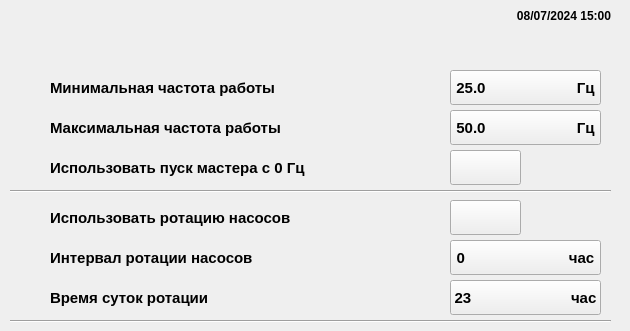
     <widget class="QWidget" name="Settings_Station_Settings_General_Pumps_Parameters_page">
      <widget class="QLabel" name="station_settings_general_pumps_parameters_time_label">
       <property name="geometry">
        <rect>
         <x>480</x>
         <y>0</y>
         <width>141</width>
         <height>31</height>
        </rect>
       </property>
       <property name="font">
        <font>
         <family>Arial</family>
         <pointsize>9</pointsize>
         <weight>75</weight>
         <bold>true</bold>
        </font>
       </property>
       <property name="text">
        <string>08/07/2024 15:00   </string>
       </property>
       <property name="alignment">
        <set>Qt::AlignRight|Qt::AlignTrailing|Qt::AlignVCenter</set>
       </property>
      </widget>
      <widget class="QLabel" name="station_settings_general_pumps_parameters_icon_label_1_1">
       <property name="geometry">
        <rect>
         <x>10</x>
         <y>70</y>
         <width>40</width>
         <height>35</height>
        </rect>
       </property>
       <property name="text">
        <string/>
       </property>
      </widget>
      <widget class="QLabel" name="label_126">
       <property name="geometry">
        <rect>
         <x>50</x>
         <y>70</y>
         <width>261</width>
         <height>35</height>
        </rect>
       </property>
       <property name="font">
        <font>
         <family>Arial</family>
         <pointsize>11</pointsize>
         <weight>75</weight>
         <bold>true</bold>
        </font>
       </property>
       <property name="text">
        <string>Минимальная частота работы</string>
       </property>
      </widget>
      <widget class="QPushButton" name="station_settings_general_pumps_parameters_minimal_operating_frequency_pushButton">
       <property name="geometry">
        <rect>
         <x>450</x>
         <y>70</y>
         <width>151</width>
         <height>35</height>
        </rect>
       </property>
       <property name="font">
        <font>
         <family>Arial</family>
         <pointsize>11</pointsize>
         <weight>75</weight>
         <bold>true</bold>
        </font>
       </property>
       <property name="text">
        <string>25.0                      Гц</string>
       </property>
      </widget>
      <widget class="QPushButton" name="station_settings_general_pumps_parameters_maximal_operating_frequency_pushButton">
       <property name="geometry">
        <rect>
         <x>450</x>
         <y>110</y>
         <width>151</width>
         <height>35</height>
        </rect>
       </property>
       <property name="font">
        <font>
         <family>Arial</family>
         <pointsize>11</pointsize>
         <weight>75</weight>
         <bold>true</bold>
        </font>
       </property>
       <property name="text">
        <string>50.0                      Гц</string>
       </property>
      </widget>
      <widget class="QLabel" name="shield_26_label">
       <property name="geometry">
        <rect>
         <x>410</x>
         <y>70</y>
         <width>40</width>
         <height>35</height>
        </rect>
       </property>
       <property name="text">
        <string/>
       </property>
      </widget>
      <widget class="QLabel" name="shield_27_label">
       <property name="geometry">
        <rect>
         <x>410</x>
         <y>110</y>
         <width>40</width>
         <height>35</height>
        </rect>
       </property>
       <property name="text">
        <string/>
       </property>
      </widget>
      <widget class="QLabel" name="shield_28_label">
       <property name="geometry">
        <rect>
         <x>410</x>
         <y>150</y>
         <width>40</width>
         <height>35</height>
        </rect>
       </property>
       <property name="text">
        <string/>
       </property>
      </widget>
      <widget class="QLabel" name="shield_29_label">
       <property name="geometry">
        <rect>
         <x>410</x>
         <y>200</y>
         <width>40</width>
         <height>35</height>
        </rect>
       </property>
       <property name="text">
        <string/>
       </property>
      </widget>
      <widget class="QLabel" name="shield_30_label">
       <property name="geometry">
        <rect>
         <x>410</x>
         <y>240</y>
         <width>40</width>
         <height>35</height>
        </rect>
       </property>
       <property name="text">
        <string/>
       </property>
      </widget>
      <widget class="QLabel" name="shield_31_label">
       <property name="geometry">
        <rect>
         <x>410</x>
         <y>280</y>
         <width>40</width>
         <height>35</height>
        </rect>
       </property>
       <property name="text">
        <string/>
       </property>
      </widget>
      <widget class="QPushButton" name="station_settings_general_pumps_parameters_start_using_master_from_0_Hz_pushButton">
       <property name="geometry">
        <rect>
         <x>450</x>
         <y>150</y>
         <width>71</width>
         <height>35</height>
        </rect>
       </property>
       <property name="font">
        <font>
         <family>Arial</family>
         <pointsize>11</pointsize>
         <weight>75</weight>
         <bold>true</bold>
        </font>
       </property>
       <property name="text">
        <string/>
       </property>
      </widget>
      <widget class="QPushButton" name="station_settings_general_pumps_parameters_use_pump_rotation_pushButton">
       <property name="geometry">
        <rect>
         <x>450</x>
         <y>200</y>
         <width>71</width>
         <height>35</height>
        </rect>
       </property>
       <property name="font">
        <font>
         <family>Arial</family>
         <pointsize>11</pointsize>
         <weight>75</weight>
         <bold>true</bold>
        </font>
       </property>
       <property name="text">
        <string/>
       </property>
      </widget>
      <widget class="QPushButton" name="station_settings_general_pumps_parameters_pump_rotation_interval_pushButton">
       <property name="geometry">
        <rect>
         <x>450</x>
         <y>240</y>
         <width>151</width>
         <height>35</height>
        </rect>
       </property>
       <property name="font">
        <font>
         <family>Arial</family>
         <pointsize>11</pointsize>
         <weight>75</weight>
         <bold>true</bold>
        </font>
       </property>
       <property name="text">
        <string>0                         час</string>
       </property>
      </widget>
      <widget class="QPushButton" name="station_settings_general_pumps_parameters_pump_rotation_time_of_day_pushButton">
       <property name="geometry">
        <rect>
         <x>450</x>
         <y>280</y>
         <width>151</width>
         <height>35</height>
        </rect>
       </property>
       <property name="font">
        <font>
         <family>Arial</family>
         <pointsize>11</pointsize>
         <weight>75</weight>
         <bold>true</bold>
        </font>
       </property>
       <property name="text">
        <string>23                        час</string>
       </property>
      </widget>
      <widget class="QLabel" name="station_settings_general_pumps_parameters_icon_label_1_2">
       <property name="geometry">
        <rect>
         <x>10</x>
         <y>110</y>
         <width>40</width>
         <height>35</height>
        </rect>
       </property>
       <property name="text">
        <string/>
       </property>
      </widget>
      <widget class="QLabel" name="station_settings_general_pumps_parameters_icon_label_2">
       <property name="geometry">
        <rect>
         <x>10</x>
         <y>150</y>
         <width>40</width>
         <height>35</height>
        </rect>
       </property>
       <property name="text">
        <string/>
       </property>
      </widget>
      <widget class="QLabel" name="station_settings_general_pumps_parameters_icon_label_3">
       <property name="geometry">
        <rect>
         <x>10</x>
         <y>200</y>
         <width>40</width>
         <height>35</height>
        </rect>
       </property>
       <property name="text">
        <string/>
       </property>
      </widget>
      <widget class="QLabel" name="station_settings_general_pumps_parameters_icon_label_4">
       <property name="geometry">
        <rect>
         <x>10</x>
         <y>240</y>
         <width>40</width>
         <height>35</height>
        </rect>
       </property>
       <property name="text">
        <string/>
       </property>
      </widget>
      <widget class="QLabel" name="station_settings_general_pumps_parameters_icon_label_5">
       <property name="geometry">
        <rect>
         <x>10</x>
         <y>280</y>
         <width>40</width>
         <height>35</height>
        </rect>
       </property>
       <property name="text">
        <string/>
       </property>
      </widget>
      <widget class="QLabel" name="label_132">
       <property name="geometry">
        <rect>
         <x>50</x>
         <y>110</y>
         <width>261</width>
         <height>35</height>
        </rect>
       </property>
       <property name="font">
        <font>
         <family>Arial</family>
         <pointsize>11</pointsize>
         <weight>75</weight>
         <bold>true</bold>
        </font>
       </property>
       <property name="text">
        <string>Максимальная частота работы</string>
       </property>
      </widget>
      <widget class="QLabel" name="label_133">
       <property name="geometry">
        <rect>
         <x>50</x>
         <y>150</y>
         <width>261</width>
         <height>35</height>
        </rect>
       </property>
       <property name="font">
        <font>
         <family>Arial</family>
         <pointsize>11</pointsize>
         <weight>75</weight>
         <bold>true</bold>
        </font>
       </property>
       <property name="text">
        <string>Использовать пуск мастера с 0 Гц</string>
       </property>
      </widget>
      <widget class="QLabel" name="label_134">
       <property name="geometry">
        <rect>
         <x>50</x>
         <y>200</y>
         <width>261</width>
         <height>35</height>
        </rect>
       </property>
       <property name="font">
        <font>
         <family>Arial</family>
         <pointsize>11</pointsize>
         <weight>75</weight>
         <bold>true</bold>
        </font>
       </property>
       <property name="text">
        <string>Использовать ротацию насосов</string>
       </property>
      </widget>
      <widget class="QLabel" name="label_135">
       <property name="geometry">
        <rect>
         <x>50</x>
         <y>240</y>
         <width>261</width>
         <height>35</height>
        </rect>
       </property>
       <property name="font">
        <font>
         <family>Arial</family>
         <pointsize>11</pointsize>
         <weight>75</weight>
         <bold>true</bold>
        </font>
       </property>
       <property name="text">
        <string>Интервал ротации насосов</string>
       </property>
      </widget>
      <widget class="QLabel" name="label_136">
       <property name="geometry">
        <rect>
         <x>50</x>
         <y>280</y>
         <width>261</width>
         <height>35</height>
        </rect>
       </property>
       <property name="font">
        <font>
         <family>Arial</family>
         <pointsize>11</pointsize>
         <weight>75</weight>
         <bold>true</bold>
        </font>
       </property>
       <property name="text">
        <string>Время суток ротации</string>
       </property>
      </widget>
      <widget class="Line" name="station_settings_general_pumps_parameters_line_1">
       <property name="geometry">
        <rect>
         <x>10</x>
         <y>190</y>
         <width>601</width>
         <height>2</height>
        </rect>
       </property>
       <property name="frameShadow">
        <enum>QFrame::Sunken</enum>
       </property>
       <property name="orientation">
        <enum>Qt::Horizontal</enum>
       </property>
      </widget>
      <widget class="Line" name="station_settings_general_pumps_parameters_line_2">
       <property name="geometry">
        <rect>
         <x>10</x>
         <y>320</y>
         <width>601</width>
         <height>2</height>
        </rect>
       </property>
       <property name="frameShadow">
        <enum>QFrame::Sunken</enum>
       </property>
       <property name="orientation">
        <enum>Qt::Horizontal</enum>
       </property>
      </widget>
     </widget>
